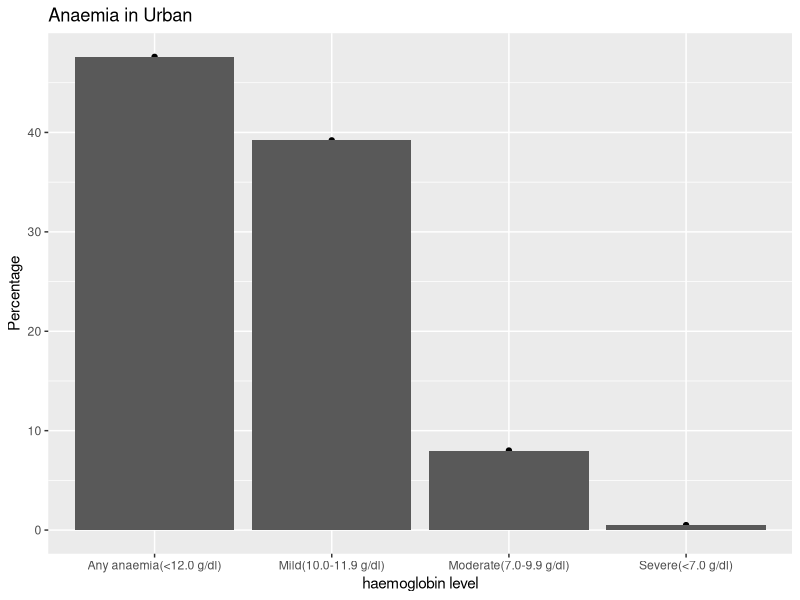
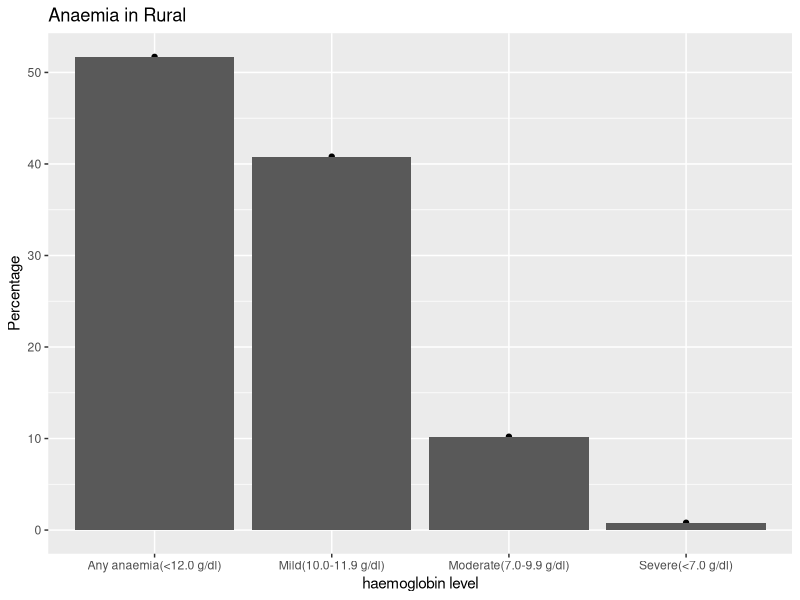

These figures' R source, in order:
#We import the library readxl
library(readxl)
Anaemia <- read_excel("Anaemia.xlsx")
View(Anaemia)
names(Anaemia)
#we import the library ggplot
library(ggplot2)
#Anaemia in Urban areas
qplot(x = Anaemia$Residence , y = Anaemia$Urban , data = Anaemia , xlab = "haemoglobin level",
      ylab = "Percentage",main = "Anaemia in Urban")+geom_bar(stat = "identity")
#Anaemia in rural areas
qplot(x = Anaemia$Residence , y = Anaemia$Rural , data = Anaemia , xlab = "haemoglobin level",
      ylab = "Percentage",main = "Anaemia in Rural")+geom_bar(stat = "identity")